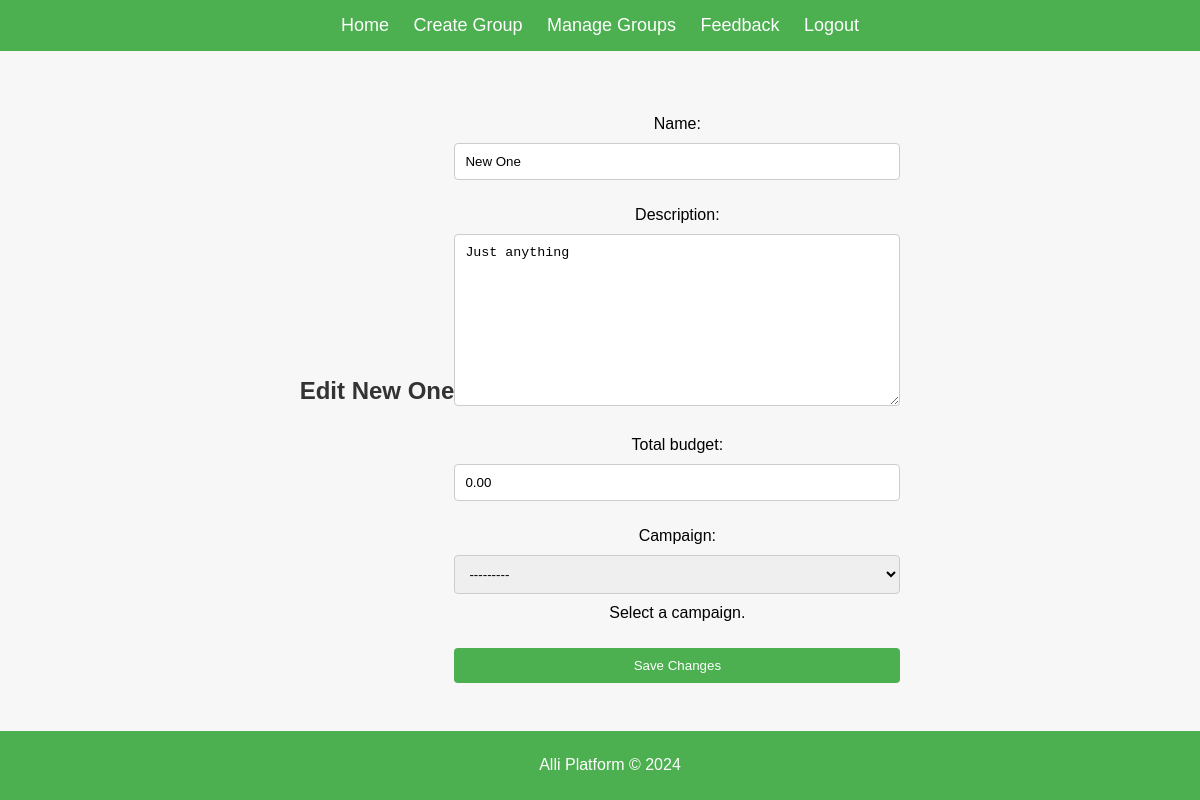
The app's page /edit_group/1/ (signed in), older data.
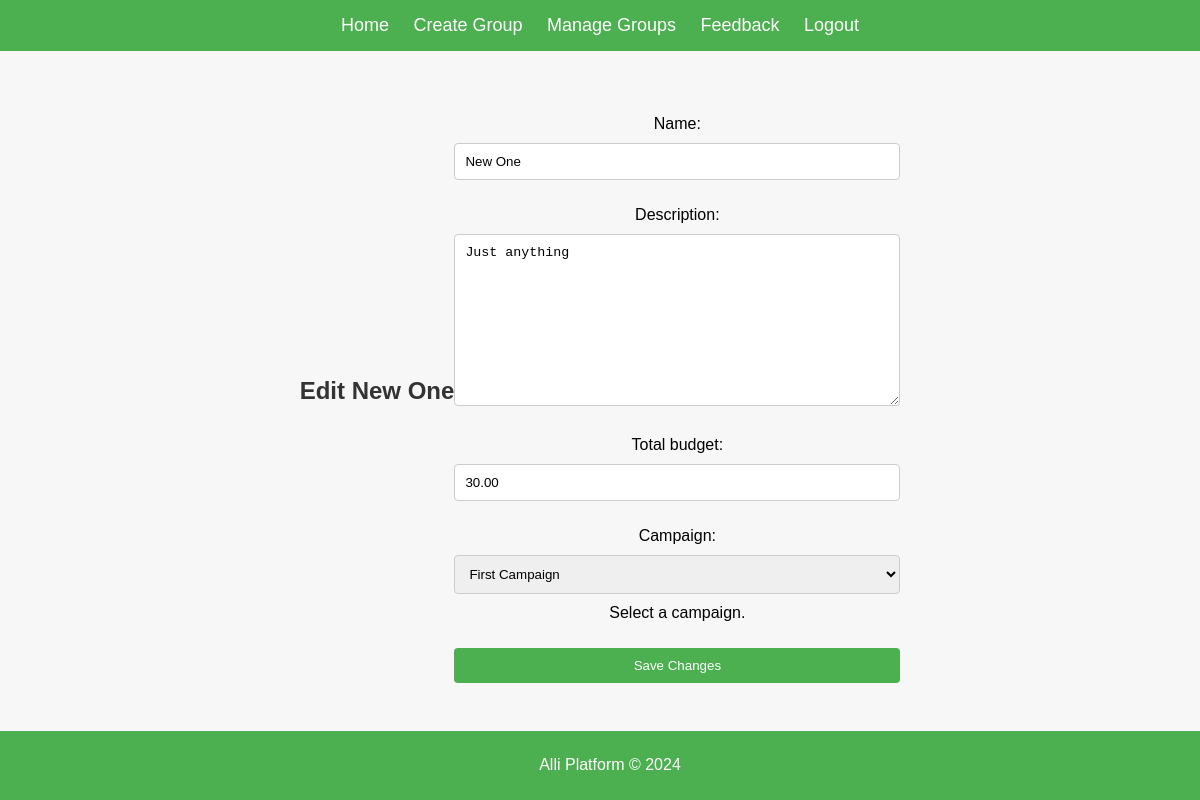
The same page, newer data.
### app/models.py (models this page shows, shortened)
class CampaignGroup(models.Model):
    name = models.CharField(max_length=100)
    description = models.TextField()
    created_by = models.ForeignKey(User, on_delete=models.CASCADE)
    campaigns = models.ManyToManyField(Campaign, through='GroupCampaign')  # Many-to-many with GroupCampaign intermediary
    total_budget = models.DecimalField(max_digits=10, decimal_places=2, default=0)  # Group-level total budget

class Campaign(models.Model):
    name = models.CharField(max_length=100)
    def __str__(self):
        return self.name

### app/views.py (the view)
# urls.py: path('edit_group/<int:group_id>/', views.edit_group, name='edit_group'),
@login_required
def edit_group(request, group_id):
    campaign_group = get_object_or_404(CampaignGroup, id=group_id, created_by=request.user)
    group_campaign = GroupCampaign.objects.filter(group=campaign_group).first()
    if request.method == 'POST':
        form = CampaignGroupForm(request.POST, instance=campaign_group)
        if form.is_valid():
            campaign_group = form.save()
            if group_campaign:
                group_campaign.campaign = form.cleaned_data['campaign']
                group_campaign.budget = campaign_group.total_budget  # Assume group budget is applied to campaign
                group_campaign.save()
            else:
                GroupCampaign.objects.create(
                    group=campaign_group,
                    campaign=form.cleaned_data['campaign'],
                    budget=campaign_group.total_budget
                )
            messages.success(request, 'Campaign group updated successfully.')
            return redirect('manage_groups')
    else:
        form = CampaignGroupForm(instance=campaign_group)
        if group_campaign:
            form.initial['campaign'] = group_campaign.campaign  # Prepopulate campaign
    return render(request, 'app/edit_group.html', {'form': form, 'group': campaign_group})

### app/forms.py
class CampaignGroupForm(forms.ModelForm):
    campaign = forms.ModelChoiceField(
        queryset=Campaign.objects.all(),  # Allow selection of only one campaign
        widget=forms.Select,
        required=True,
        help_text="Select a campaign."
    )
    class Meta:
        model = CampaignGroup
        fields = ['name', 'description', 'total_budget', 'campaign']  # Include the fields
        widgets = {
            'total_budget': forms.NumberInput(attrs={'placeholder': 'Enter the total budget'}),
        }

### app/templates/app/edit_group.html (shortened to what this page needs)
{% extends 'app/base.html' %}
{% block content %}
<h2>Edit {{ group.name }}</h2>
<form method="post">
    <div>
        {{ form.as_p }}
    </div>
    <button type="submit" class="btn btn-success">Save Changes</button>
</form>
{% endblock %}

Row changes from the older to the newer data that the page shows:
changed CampaignGroup "New One": total_budget "0.00" → "30.00"
Text that changed along with them:
form field campaign: "---------" → "First Campaign"
